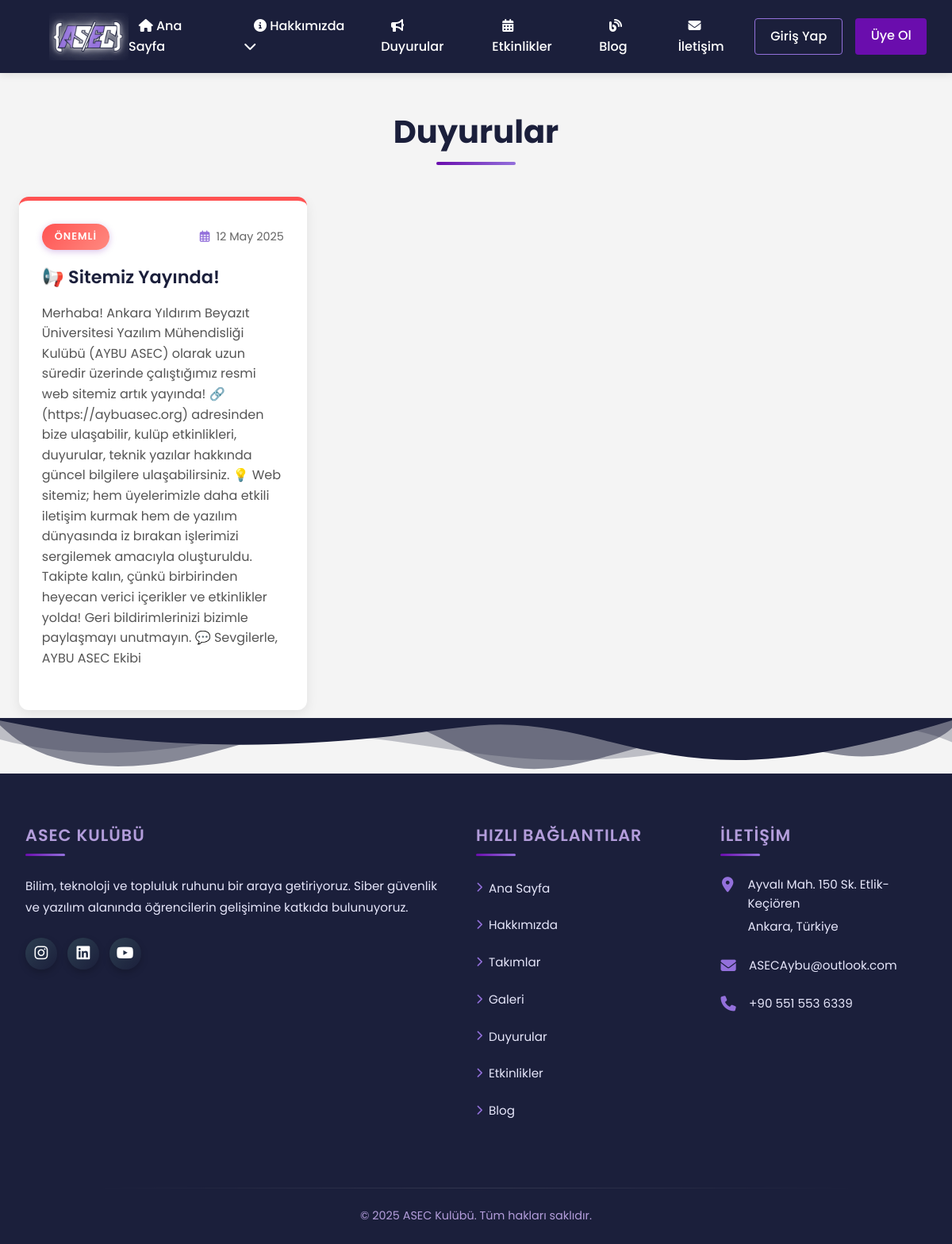
/duyurular.php, run on the app's committed database.
### tables this page shows
CREATE TABLE `duyurular` (
  `id` int(11) NOT NULL,
  `baslik` varchar(255) NOT NULL,
  `icerik` text DEFAULT NULL,
  `kategori` varchar(50) DEFAULT NULL,
  `tarih` date NOT NULL,
  `link` varchar(255) DEFAULT NULL
);

### duyurular.php (the view, shortened to what this page needs)
<!DOCTYPE html>
<html lang="tr">
<head>
    <?php include 'includes/head-meta.php'; ?>
    <link rel="stylesheet" href="css/duyurular.css">
</head>
<body>
    <?php include 'header.php'; ?>
    <main>
        <div class="announcements-container">
            <h2 class="page-title">Duyurular</h2>
            <?php
            require_once 'db.php';
            $duyurular = $pdo->query('SELECT * FROM duyurular ORDER BY tarih DESC')->fetchAll();
            ?>
            <div class="announcements-grid">
                <?php foreach($duyurular as $duyuru): ?>
                    <div class="announcement-card<?= $duyuru['kategori']=='Önemli' ? ' important' : '' ?><?= $duyuru['kategori']=='Workshop' ? ' workshop' : '' ?><?= $duyuru['kategori']=='Etkinlik' ? ' event' : '' ?>">
                        <div class="announcement-header">
                            <span class="badge"><?= htmlspecialchars($duyuru['kategori']) ?></span>
                            <span class="date"><i class="far fa-calendar-alt"></i> <?= date('d M Y', strtotime($duyuru['tarih'])) ?></span>
                        </div>
                        <h3><?= htmlspecialchars($duyuru['baslik']) ?></h3>
                        <p><?= htmlspecialchars($duyuru['icerik']) ?></p>
                    </div>
                <?php endforeach; ?>
            </div>
        </div>
    </main>
    <?php include 'footer.php'; ?>
</body>
</html>

### css/duyurular.css (style rules this page uses)
.announcements-container { max-width: 1200px; margin: 3rem auto 5rem; padding: 0 1.5rem; }
.page-title { font-size: 2.5rem; font-weight: 700; color: #1B1F3B; margin-bottom: 2.5rem; text-align: center; position: relative; padding-bottom: 1rem; }
.page-title::after { content: ''; position: absolute; bottom: 0; left: 50%; transform: translateX(-50%); width: 100px; height: 4px; background: linear-gradient(90deg, #6A0DAD, #9370DB); border-radius: 2px; }
.announcements-grid { display: grid; grid-template-columns: repeat(auto-fill, minmax(350px, 1fr)); gap: 2rem; }
.announcement-card { background-color: #fff; border-radius: 12px; overflow: hidden; box-shadow: 0 5px 15px rgba(0, 0, 0, 0.08); transition: all 0.3s ease; display: flex; flex-direction: column; height: 100%; position: relative; padding: 1.8rem; border-top: 5px solid #9370DB; }
.announcement-card.important { border-top-color: #FF5252; }
.announcement-card.important .badge { background: linear-gradient(135deg, #FF5252, #FF8A80); }
.announcement-header { display: flex; justify-content: space-between; align-items: center; margin-bottom: 1.2rem; }
.badge { display: inline-block; padding: 0.4rem 1rem; background: linear-gradient(135deg, #6A0DAD, #9370DB); color: #fff; border-radius: 50px; font-size: 0.8rem; font-weight: 600; text-transform: uppercase; letter-spacing: 1px; box-shadow: 0 2px 8px rgba(106, 13, 173, 0.25); }
.date { font-size: 0.9rem; color: #666; display: flex; align-items: center; }
.date i { margin-right: 0.5rem; color: #9370DB; }
.announcement-card h3 { font-size: 1.4rem; font-weight: 600; color: #1B1F3B; margin-bottom: 1rem; line-height: 1.4; }
.announcement-card p { font-size: 1rem; color: #555; line-height: 1.6; margin-bottom: 1.5rem; flex-grow: 1; }

### data on the page
duyurular: kategori "ÖNEMLI", tarih "12 May 2025", baslik "📢 Sitemiz Yayında!", icerik "Merhaba! Ankara Yıldırım Beyazıt Üniversitesi Yazılım Mühendisliği Kulübü (AYBU ASEC) olarak uzun süredir üzerinde çalıştığımız resmi web sitemiz artık yayında! 🔗 (https://aybuasec.org) adresinden bize ulaşabilir, kulüp etkinlikleri, duyurular, teknik yazılar hakkında güncel bilgilere ulaşabilirsiniz. 💡 Web sitemiz; hem üyelerimizle daha etkili iletişim kurmak hem de yazılım dünyasında iz bırakan işlerimizi sergilemek amacıyla oluşturuldu. Takipte kalın, çünkü birbirinden heyecan verici içerikler ve etkinlikler yolda! Geri bildirimlerinizi bizimle paylaşmayı unutmayın. 💬 Sevgilerle, AYBU ASEC Ekibi"
